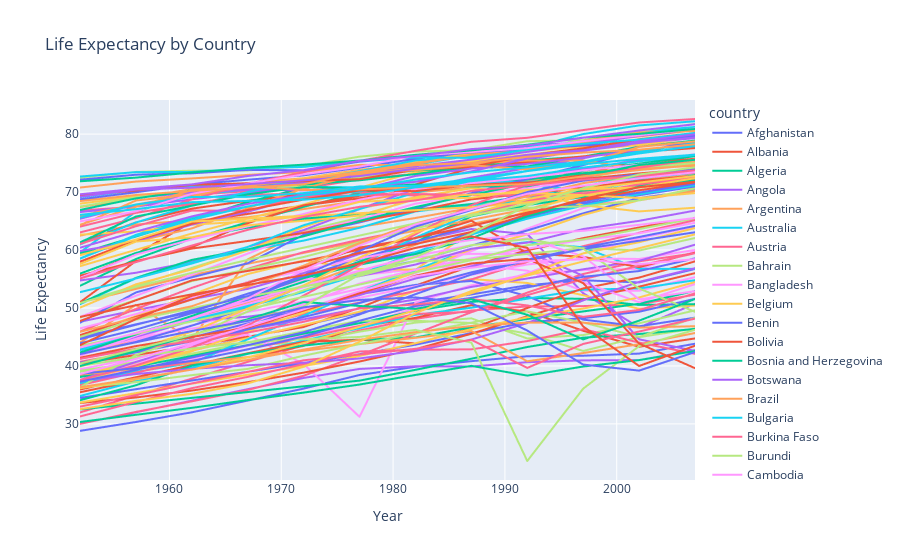

The cell this chart's notebook holds for it:
### Code cell
# Going deeper and customizing the labels for the above graph!
# In the code below, we are setting the title and changing the labels px auto-generated to something more readable
# Here we are using the label property where we pass a dictionary with the column name as key and the desired label
# as the value.

gap_custom_label = px.line(gap, x='year', y='lifeExp', color='country', title='Life Expectancy by Country', 
                      labels={'year':'Year', 'lifeExp': 'Life Expectancy'})

gap_custom_label.show()
